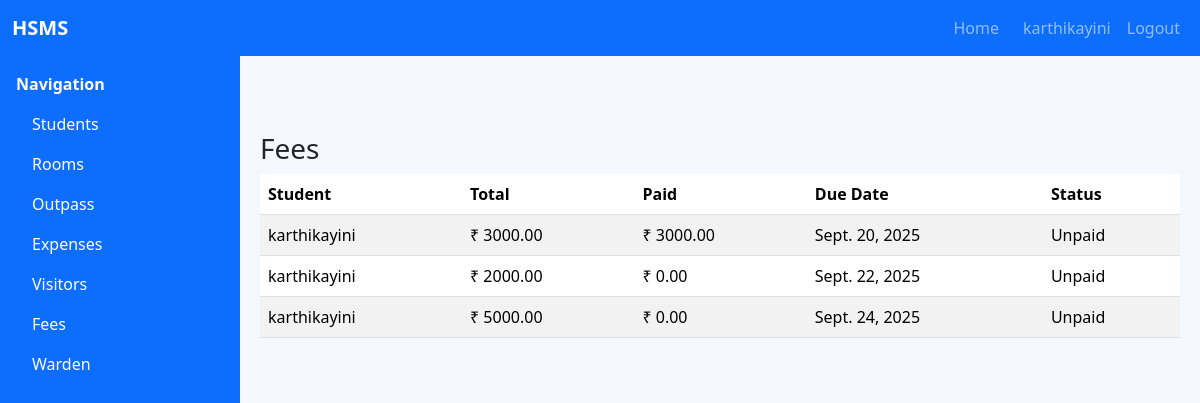
The page /fees/ (signed in) on the database its author committed.
### accounts/models.py (models this page shows, shortened)
class User(AbstractUser):
    class Roles(models.TextChoices):
        STUDENT = "student", "Student"
        WARDEN = "warden", "Warden"
        ADMIN = "admin", "Admin"
    role = models.CharField(
        max_length=20,
        choices=Roles.choices,
        default=Roles.STUDENT,
        help_text="Role for role-based access control",
    )
    reg_no = models.CharField(
        max_length=50,
        blank=True,
        null=True,
        help_text="Registration number for students (optional for staff)",
        unique=False,
    )

### fees/models.py (models this page shows, shortened)
class Fee(models.Model):
    class Status(models.TextChoices):
        PAID = "Paid", "Paid"
        UNPAID = "Unpaid", "Unpaid"
    student = models.ForeignKey(settings.AUTH_USER_MODEL, on_delete=models.CASCADE, related_name='fees')
    total_amount = models.DecimalField(max_digits=10, decimal_places=2)
    paid_amount = models.DecimalField(max_digits=10, decimal_places=2, default=0)
    due_date = models.DateField()
    status = models.CharField(max_length=10, choices=Status.choices, default=Status.UNPAID)

### fees/views.py (the view)
# urls.py: path('', fee_list, name='fees_list'),
@login_required
def fee_list(request):
    if is_warden(request.user):
        qs = Fee.objects.select_related('student').order_by('due_date')
    else:
        qs = Fee.objects.filter(student=request.user).order_by('due_date')
    return render(request, 'fees/list.html', {'fees': qs})

### fees/views.py (called while the page is built)
def is_warden(user):
    return user.is_staff and not user.is_superuser

### fees/templates/fees/list.html (shortened to what this page needs)
{% extends 'base.html' %}
{% block content %}
<h3>Fees</h3>
<div class="table-responsive">
  <table class="table table-striped">
    <thead>
      <tr>
        <th>Student</th>
        <th>Total</th>
        <th>Paid</th>
        <th>Due Date</th>
        <th>Status</th>
      </tr>
    </thead>
    <tbody>
      {% for f in fees %}
      <tr>
        <td>{{ f.student.username }}</td>
        <td>₹ {{ f.total_amount }}</td>
        <td>₹ {{ f.paid_amount }}</td>
        <td>{{ f.due_date }}</td>
        <td>{{ f.status }}</td>
      </tr>
      {% empty %}
      <tr><td colspan="5">No fee records.</td></tr>
      {% endfor %}
    </tbody>
  </table>
  </div>
{% endblock %}

### templates/base.html (shortened to what this page needs)
<!doctype html>
<html>
<head>
  <link href="https://cdn.jsdelivr.net/npm/bootstrap@5.3.3/dist/css/bootstrap.min.css" rel="stylesheet">
  </head>
<body>
  <nav class="navbar navbar-expand-lg navbar-dark bg-primary topbar">
    <div class="container-fluid">
      <a class="navbar-brand fw-semibold" href="/">HSMS</a>
      <div class="collapse navbar-collapse" id="topbarMenu">
        <ul class="navbar-nav ms-auto">
          {% if user.is_authenticated and user.role == 'warden' %}
          <li class="nav-item"><a class="nav-link" href="/warden/dashboard/">Home</a></li>
          {% elif user.is_authenticated and user.role == 'student' %}
          <li class="nav-item"><a class="nav-link" href="/student/dashboard/">Home</a></li>
          {% endif %}
          {% if user.is_authenticated %}
          <li class="nav-item"><a class="nav-link" href="/accounts/profile/">{{ user.username }}</a></li>
          <li class="nav-item"><a class="nav-link" href="/accounts/logout/">Logout</a></li>
          {% else %}
          <li class="nav-item"><a class="nav-link" href="/accounts/login/">Login</a></li>
          <li class="nav-item"><a class="nav-link" href="/accounts/register/">Register</a></li>
          {% endif %}
        </ul>
      </div>
    </div>
  </nav>
  {% block sidebar %}
  <aside class="sidebar d-none d-md-block">
    <div class="p-3">
      <div class="fw-semibold mb-2">Navigation</div>
      <div class="list-group list-group-flush">
        <a href="/students/" class="list-group-item list-group-item-action bg-transparent text-white border-0">Students</a>
        <a href="/rooms/" class="list-group-item list-group-item-action bg-transparent text-white border-0">Rooms</a>
        <a href="/outpass/" class="list-group-item list-group-item-action bg-transparent text-white border-0">Outpass</a>
        <a href="/expenses/" class="list-group-item list-group-item-action bg-transparent text-white border-0">Expenses</a>
        <a href="/visitors/" class="list-group-item list-group-item-action bg-transparent text-white border-0">Visitors</a>
        <a href="/fees/" class="list-group-item list-group-item-action bg-transparent text-white border-0">Fees</a>
        <a href="/warden/" class="list-group-item list-group-item-action bg-transparent text-white border-0">Warden</a>
      </div>
    </div>
  </aside>
  {% endblock %}
  <main class="content">
    {% block content %}{% endblock %}
  </main>
</body>
</html>

### templates/base.html (style rules this page uses)
body { background-color: #f5f8ff; }
.topbar { position: sticky; top: 0; z-index: 1030; }
.sidebar { position: fixed; top: 56px; bottom: 0; left: 0; width: 240px; background-color: #0d6efd; color: #fff; overflow-y: auto; }
.sidebar a { color: #e7efff; text-decoration: none; }
.content { margin-top: 56px; margin-left: 240px; padding: 20px; }

### rows shown on the page
User: username "karthikayini"
Fee: student.username "karthikayini", total_amount "3000.00", paid_amount "3000.00", due_date "Sept. 20, 2025", status "Unpaid"
Fee: student.username "karthikayini", total_amount "2000.00", paid_amount "0.00", due_date "Sept. 22, 2025", status "Unpaid"
Fee: student.username "karthikayini", total_amount "5000.00", paid_amount "0.00", due_date "Sept. 24, 2025", status "Unpaid"
